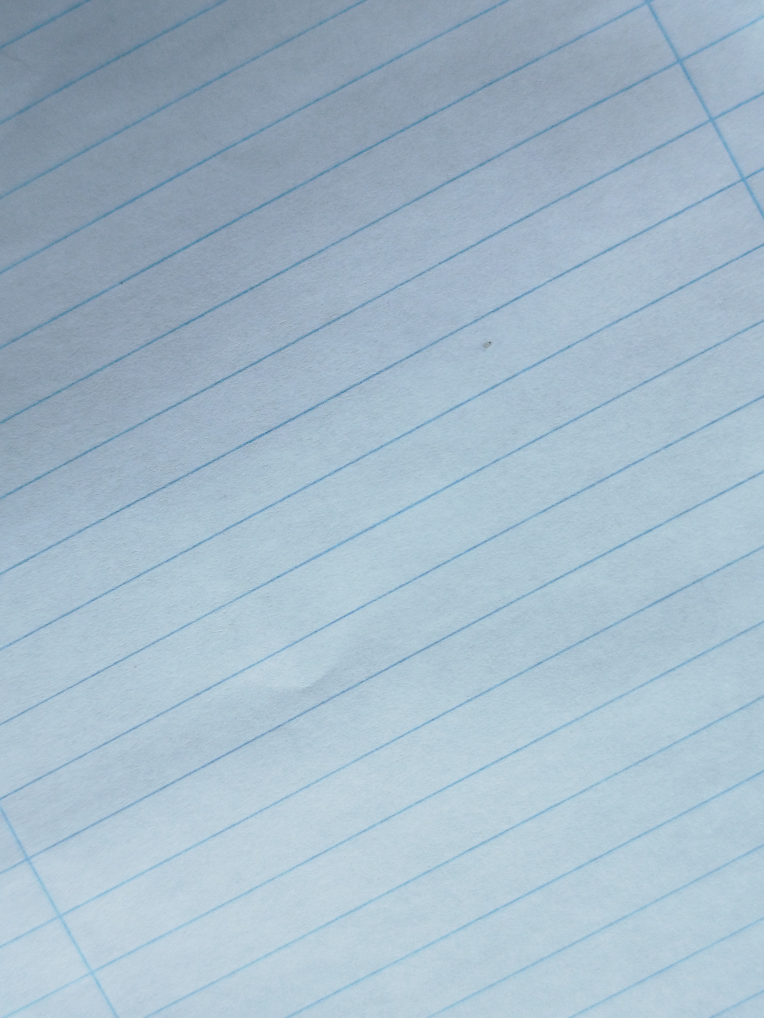
#> input picture raw/Papel/IMG_20260908_131416.jpg, 4584 x 6107 px (shown at 1/6 size); its folder holds only this picture in this run
$ python convert.py
#> lines starting #> are read from the running program, lines starting #| are printed output that depends on the picture
#!/usr/bin/env python3
"""Converte fotos brutas em 512x512 cinza.
Uso: python3 convert.py --input raw --output data
Espera: raw/<classe>/*.jpg (4 pastas x 8 fotos). Gera data/<classe>/*.jpg.
"""
import argparse
from pathlib import Path
from PIL import Image

SIZE = 512
EXTS = {".jpg", ".jpeg", ".png", ".webp", ".bmp", ".tiff"}

def process_one(src: Path, dst: Path):
    img = Image.open(src).convert("L")  # RGB -> cinza
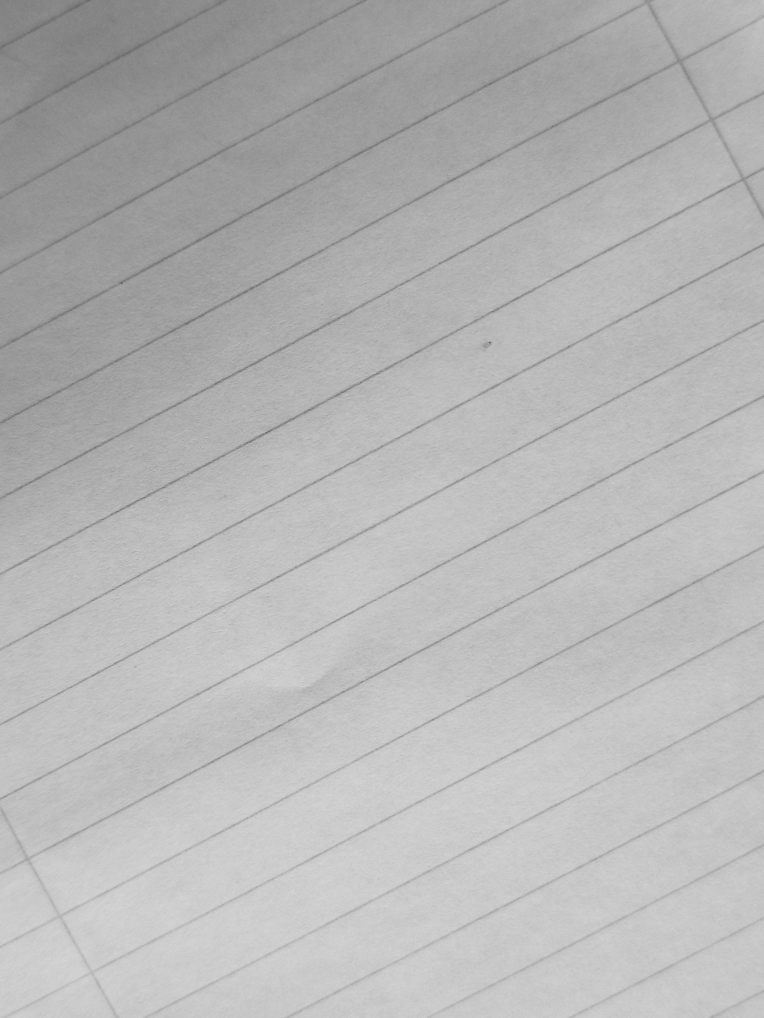
#> img: PIL image 4584x6107 L (shown at 1/6 size); min 6, max 244, mean 181.9
    w, h = img.size
#> w = 4584; h = 6107
    side = min(w, h)
#> side = 4584
    left, top = (w - side) // 2, (h - side) // 2
#> left = 0; top = 761
    img = img.crop((left, top, left + side, top + side))
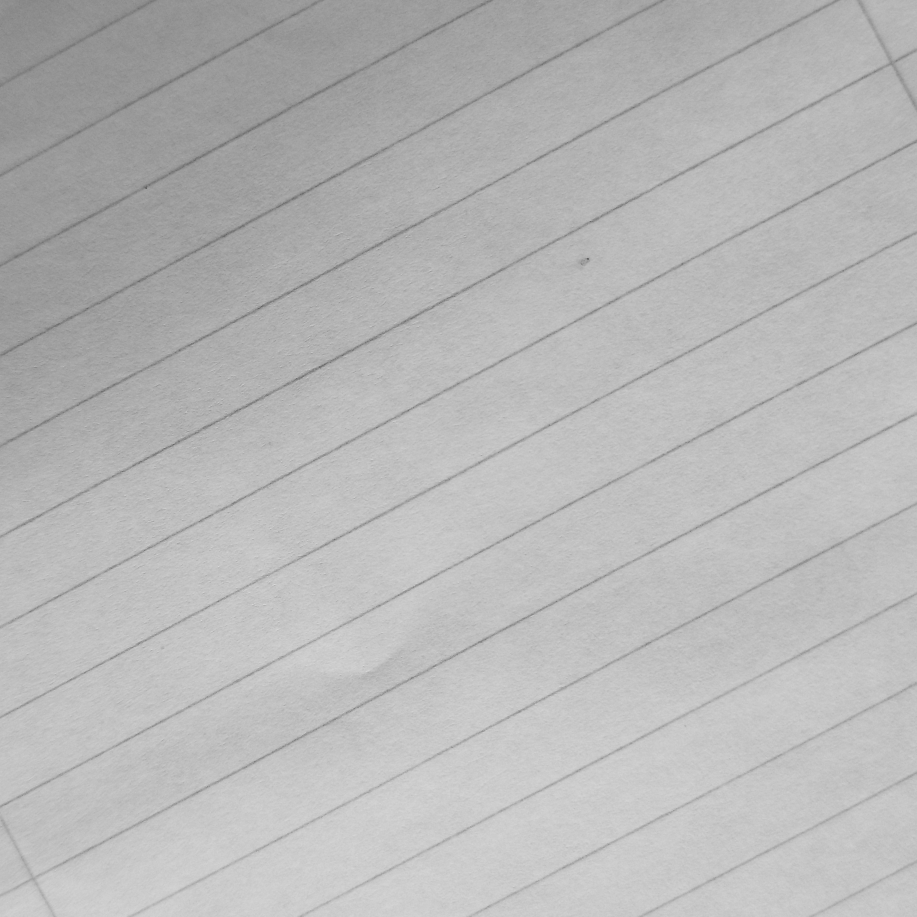
#> img: PIL image 4584x4584 L (shown at 1/5 size); min 6, max 244, mean 183.5
    if side != SIZE:
        img = img.resize((SIZE, SIZE), Image.LANCZOS)
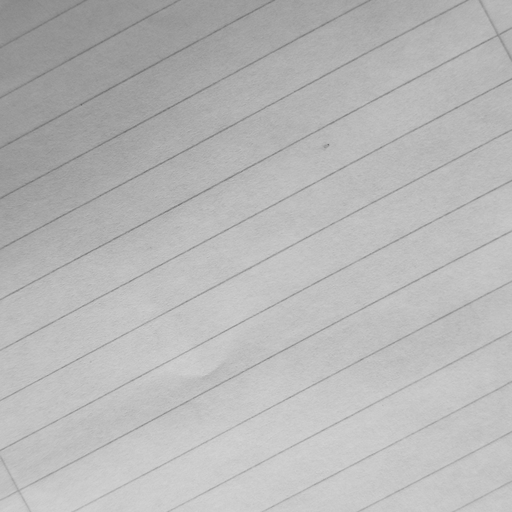
#> img: PIL image 512x512 L; min 99, max 211, mean 183.5
    dst.parent.mkdir(parents=True, exist_ok=True)
    img.save(dst, "JPEG", quality=95)

def main():
    ap = argparse.ArgumentParser()
    ap.add_argument("--input", default="raw")
    ap.add_argument("--output", default="data")
    a = ap.parse_args()
    inp, out = Path(a.input), Path(a.output)
    files = [p for p in inp.rglob("*") if p.suffix.lower() in EXTS and p.is_file()]
    if not files:
        print(f"nenhuma imagem em {inp}/ (esperado {inp}/<classe>/*.jpg)")
        return
    for src in sorted(files):
        cls = src.parent.name
        dst = out / cls / (src.stem + ".jpg")
        process_one(src, dst)
        print(f"ok {src} -> {dst}")
    # verificação
    print("\n--- conferência ---")
    total = 0
#> (the run stopped early here; a loop or call above may not have finished)
